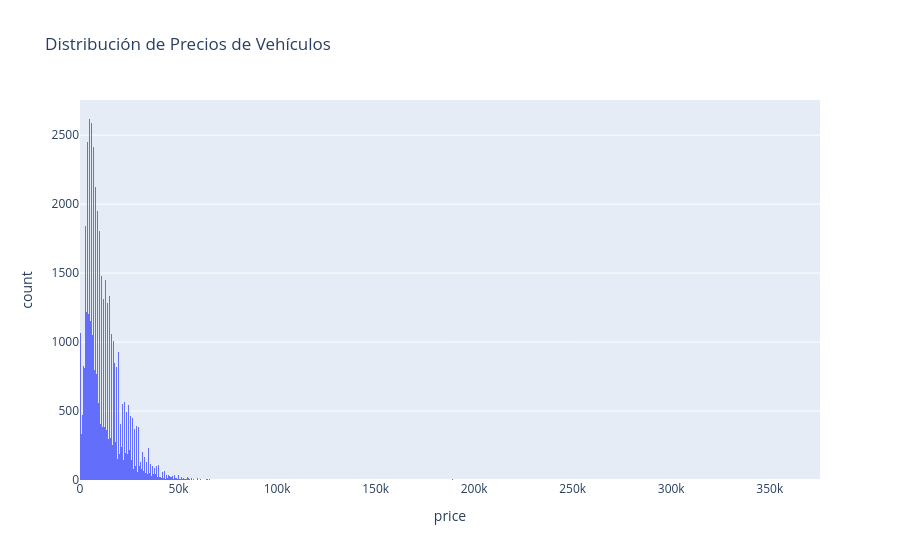

Notebook source saved alongside this figure:
### Code cell
# Crear un histograma de los precios de los vehículos
fig = px.histogram(df, x="price", title="Distribución de Precios de Vehículos")
fig.show()

### Figure 1 — Plotly figure (JSON) as saved in the notebook; plotly's stock layout.template omitted (floating-point values rounded to 4 significant figures; data arrays with more than 128 entries replaced by an {"elided": "..."} marker saying what was removed)
{"data": [{"bingroup": "x", "hovertemplate": "price=%{x}<br>count=%{y}<extra></extra>", "legendgroup": "", "marker": {"color": "#636efa", "pattern": {"shape": ""}}, "name": "", "orientation": "v", "showlegend": false, "type": "histogram", "x": {"elided": "51525 int values"}, "xaxis": "x", "yaxis": "y"}], "layout": {"barmode": "relative", "legend": {"tracegroupgap": 0}, "title": {"text": "Distribución de Precios de Vehículos"}, "xaxis": {"anchor": "y", "domain": [0, 1], "title": {"text": "price"}}, "yaxis": {"anchor": "x", "domain": [0, 1], "title": {"text": "count"}}}}
